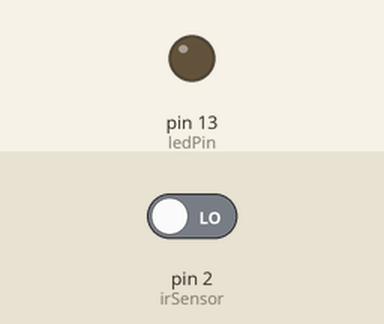
Simulated run of this sketch. Board: Arduino Uno, built with avr-gcc and run on an emulated ATmega328P. Shown: output pins drawn as LEDs (lit = HIGH). The inputs (shaded band) are chosen by the test bench; at power-on: pin 2 (irSensor) LOW. What the sketch prints to the serial monitor is not drawn.

Above: at 1.2 s.
1.3 s: pin 2 (irSensor) driven HIGH
Timing chart, 0 to 4.3 s (numbered marks = the images above; inputs shaded):
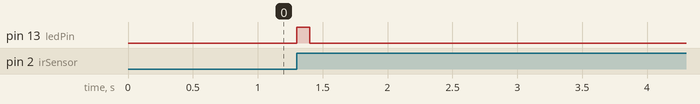

Measured:
- after the input at 1.3 s, pin 13 (ledPin): LOW → HIGH at once, → LOW 0.10 s later

The sketch:

ir-sensor-increment-led.ino
```cpp
/*This program connects the IR sensor to a led where we can count the number of times an object is detected and exact number of times the led will blink.*/


int irSensor = 2;    // IR Sensor OUT pin
int ledPin = 13;     // LED pin

bool currentState = LOW;
bool lastState = LOW;

int objectCount = 0;

void setup() {

  Serial.begin(9600);

  pinMode(irSensor, INPUT);
  pinMode(ledPin, OUTPUT);
}

void loop() {

  // Read IR sensor
  currentState = digitalRead(irSensor);

  // Detect object
  if (currentState == HIGH && lastState == LOW) {

    objectCount++;

    Serial.print("Object Detected Count = ");
    Serial.println(objectCount);

    // LED ON
    digitalWrite(ledPin, HIGH);
    delay(100);

    // LED OFF
    digitalWrite(ledPin, LOW);
  }

  // Save previous state
  lastState = currentState;

  delay(50);
}
```
